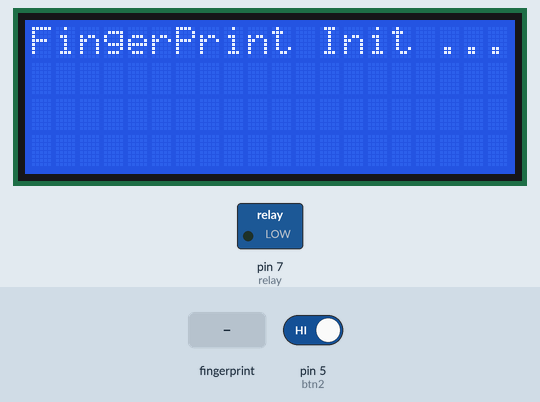
Bench run of a sketch on a simulated Arduino Uno, built with avr-gcc and run on an emulated ATmega328P. Parts: 20×4 character LCD, switched loads named in the sketch (green lamp = pin HIGH). The test bench sets the inputs (shaded band); at power-on: pin 5 (btn2) HIGH. What the sketch prints to the serial monitor is not drawn.

Above: at 1.1 s.
At 6.3 s:
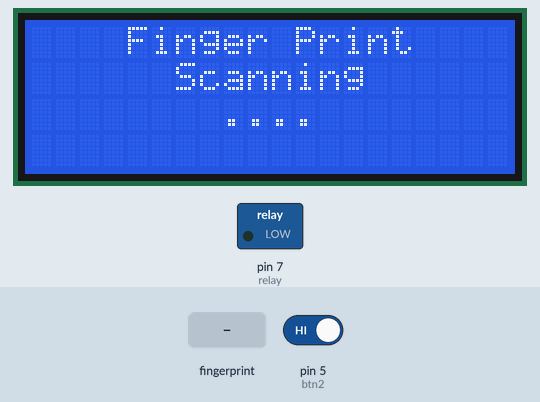
6.4 s: finger stored as number 1 placed on the sensor
At 8.0 s:
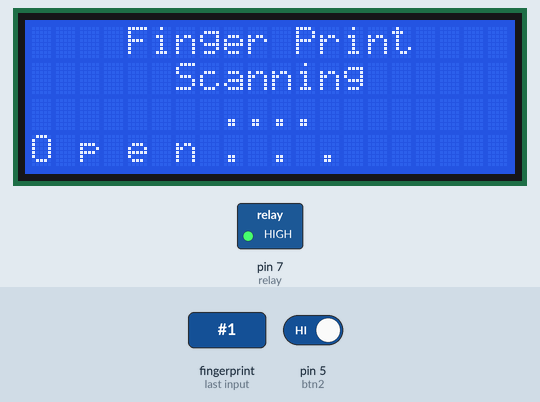
12.4 s: pin 5 (btn2) driven HIGH
14.4 s: pin 5 (btn2) driven LOW
At 15.0 s:
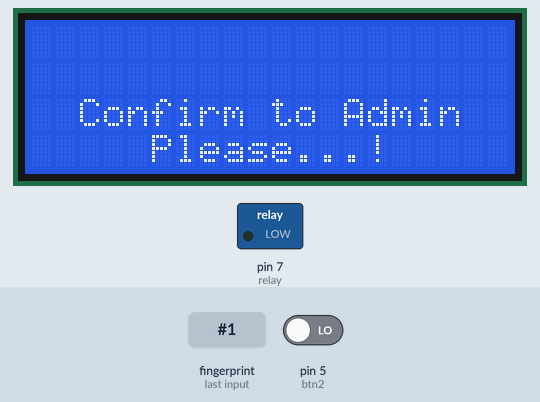
Timing chart, 0 to 17.0 s (numbered marks = the images above; inputs shaded):
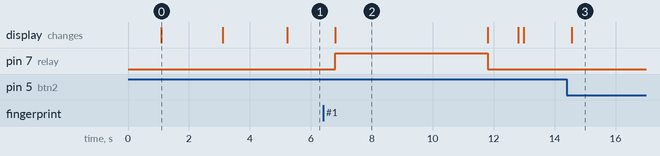

Measured:
- after the input at 6.4 s, pin 7 (relay): LOW → HIGH after 0.39 s, → LOW 5.0 s later; the display: changes after 0.39 s (image 2)
- after the input at 14.4 s, the display: changes after 0.16 s (image 3)
- what the display in image 0 shows lasts 2.0 s, from 1.1 s to 3.1 s
- what the display in image 2 shows lasts 5.0 s, from 6.8 s to 11.8 s

The sketch:

Finger_Print_Door_Lock.ino
```cpp
#include <LiquidCrystal_I2C.h>
#include "Adafruit_Fingerprint.h"
#include <SoftwareSerial.h>
LiquidCrystal_I2C lcd(0x27, 20, 4);
SoftwareSerial mySerial(2, 3);
Adafruit_Fingerprint finger = Adafruit_Fingerprint(&mySerial);
void(* res) (void) = 0;
uint8_t id;
int databtn2;
#define btn2 5
#define relay 7

void setup() {
  Serial.begin(9600);
  finger.begin(57600);
  pinMode(btn2, INPUT_PULLUP);
  pinMode(relay, OUTPUT);
  digitalWrite(relay, LOW);
  lcd.init();
  lcd.backlight();
  lcd.setCursor(0, 0);
  lcd.print("FingerPrint Init ... ");
  delay(2000);

  if (finger.verifyPassword()) {
    Serial.println("FingerPrint Sensor Ditemukan!");
    lcd.setCursor(0, 1);
    lcd.print("FingerPrint Success!");
    delay(2000);
  } else {
    Serial.println("FingerPrint Sensor Tidak Ditemukan! :(");
    lcd.setCursor(0, 2);
    lcd.print("FingerPrint Failed!");
    delay(2000);
    while (1) {
      delay(1000);
    }
  }

}

void loop() {
  databtn2= digitalRead(btn2);
//  Serial.println(databtn2);
  if (databtn2 == LOW){
    Serial.println("ENROLL()...");
    lcd.clear();
    lcd.setCursor(2, 2);
    lcd.print("Confirm to Admin");

    lcd.setCursor(5, 3);
    lcd.print("Please...!");
    ENROLL();
    }else{
      Serial.println("btn2//LOW...");
      }
  delay(100);
  FINGERPRINT();

}
int FINGERPRINT() {
  lcd.clear();
  lcd.setCursor(4, 0);
  lcd.print("Finger Print");
  lcd.setCursor(6, 1);
  lcd.print("Scanning");
  lcd.setCursor(8, 2);
  lcd.print("....");
  getFingerprintID();
  delay(50);
}

//----------------------------------------------------START FINGERPRINT--------------------------------------//

uint8_t getFingerprintID() {
  uint8_t p = finger.getImage();
  switch (p) {
    case FINGERPRINT_OK:
      Serial.println("Image taken");
      break;
    case FINGERPRINT_NOFINGER:
      Serial.println("No finger detected");
      return p;
    case FINGERPRINT_PACKETRECIEVEERR:
      Serial.println("Communication error");
      return p;
    case FINGERPRINT_IMAGEFAIL:
      Serial.println("Imaging error");
      return p;
    default:
      Serial.println("Unknown error");
      return p;
  }

  // OK success!

  p = finger.image2Tz();
  switch (p) {
    case FINGERPRINT_OK:
      Serial.println("Image converted");
      break;
    case FINGERPRINT_IMAGEMESS:
      Serial.println("Image too messy");
      return p;
    case FINGERPRINT_PACKETRECIEVEERR:
      Serial.println("Communication error");
      return p;
    case FINGERPRINT_FEATUREFAIL:
      Serial.println("Could not find fingerprint features");
      return p;
    case FINGERPRINT_INVALIDIMAGE:
      Serial.println("Could not find fingerprint features");
      return p;
    default:
      Serial.println("Unknown error");
      return p;
  }

  // OK converted!
  p = finger.fingerFastSearch();
  if (p == FINGERPRINT_OK) {
    Serial.println("Found a print match!");
  } else if (p == FINGERPRINT_PACKETRECIEVEERR) {
    Serial.println("Communication error");
    return p;
  } else if (p == FINGERPRINT_NOTFOUND) {
    Serial.println("Did not find a match");
    lcd.setCursor(0, 3);
    lcd.print("Did not find a match");
    return FINGERPRINT();
  } else {
    Serial.println("Unknown error");
    return p;
  }

  // found a match!
  Serial.print("Found ID #"); Serial.print(finger.fingerID);
  Serial.print(" with confidence of "); Serial.println(finger.confidence);
  Open();
  return finger.fingerID;
}


//--------------------------------END FINGERPRINT----------------------------------------------//


//---------------------------------------ENROLL--------------------------------------------------------------//
void ENROLL() {
  Serial.println("Ready to enroll a fingerprint!");
  Serial.println("Please type in the ID # (from 1 to 127) you want to save this finger as...");
  id = readnumber();
  if (id == 0) {// ID #0 not allowed, try again!
    return;
  }
  Serial.print("Enrolling ID #");
  Serial.println(id);

  while (!  getFingerprintEnroll() );
}

//------------------------------------START ENROLL----------------------------------------------------------//

uint8_t readnumber(void) {
  uint8_t num = 0;

  while (num == 0) {
    while (! Serial.available());
    num = Serial.parseInt();
  }
  return num;
}

//----RETURN NUM-------------------//

uint8_t getFingerprintEnroll() {
  int p = -1;
  Serial.print("Waiting for valid finger to enroll as #"); Serial.println(id);
  while (p != FINGERPRINT_OK) {
    p = finger.getImage();
    switch (p) {
      case FINGERPRINT_OK:
        Serial.println("Image taken");
        break;
      case FINGERPRINT_NOFINGER:
        Serial.println(".");
        break;
      case FINGERPRINT_PACKETRECIEVEERR:
        Serial.println("Communication error");
        break;
      case FINGERPRINT_IMAGEFAIL:
        Serial.println("Imaging error");
        break;
      default:
        Serial.println("Unknown error");
        break;
    }
  }

  // OK success!

  p = finger.image2Tz(1);
  switch (p) {
    case FINGERPRINT_OK:
      Serial.println("Image converted");
      break;
    case FINGERPRINT_IMAGEMESS:
      Serial.println("Image too messy");
      return p;
    case FINGERPRINT_PACKETRECIEVEERR:
      Serial.println("Communication error");
      return p;
    case FINGERPRINT_FEATUREFAIL:
      Serial.println("Could not find fingerprint features");
      return p;
    case FINGERPRINT_INVALIDIMAGE:
      Serial.println("Could not find fingerprint features");
      return p;
    default:
      Serial.println("Unknown error");
      return p;
  }

  Serial.println("Remove finger");
  delay(2000);
  p = 0;
  while (p != FINGERPRINT_NOFINGER) {
    p = finger.getImage();
  }
  Serial.print("ID "); Serial.println(id);
  p = -1;
  Serial.println("Place same finger again");
  while (p != FINGERPRINT_OK) {
    p = finger.getImage();
    switch (p) {
      case FINGERPRINT_OK:
        Serial.println("Image taken");
        break;
      case FINGERPRINT_NOFINGER:
        Serial.print(".");
        break;
      case FINGERPRINT_PACKETRECIEVEERR:
        Serial.println("Communication error");
        break;
      case FINGERPRINT_IMAGEFAIL:
        Serial.println("Imaging error");
        break;
      default:
        Serial.println("Unknown error");
        break;
    }
  }

  // OK success!

  p = finger.image2Tz(2);
  switch (p) {
    case FINGERPRINT_OK:
      Serial.println("Image converted");
      break;
    case FINGERPRINT_IMAGEMESS:
      Serial.println("Image too messy");
      return p;
    case FINGERPRINT_PACKETRECIEVEERR:
      Serial.println("Communication error");
      return p;
    case FINGERPRINT_FEATUREFAIL:
      Serial.println("Could not find fingerprint features");
      return p;
    case FINGERPRINT_INVALIDIMAGE:
      Serial.println("Could not find fingerprint features");
      return p;
    default:
      Serial.println("Unknown error");
      return p;
  }

  // OK converted!
  Serial.print("Creating model for #");  Serial.println(id);

  p = finger.createModel();
  if (p == FINGERPRINT_OK) {
    Serial.println("Prints matched!");
  } else if (p == FINGERPRINT_PACKETRECIEVEERR) {
    Serial.println("Communication error");
    return p;
  } else if (p == FINGERPRINT_ENROLLMISMATCH) {
    Serial.println("Fingerprints did not match");
    return p;
  } else {
    Serial.println("Unknown error");
    return p;
  }

  Serial.print("ID "); Serial.println(id);
  p = finger.storeModel(id);
  if (p == FINGERPRINT_OK) {
    Serial.println("Stored!");
    delay(1000);
    res();
  } else if (p == FINGERPRINT_PACKETRECIEVEERR) {
    Serial.println("Communication error");
    return p;
  } else if (p == FINGERPRINT_BADLOCATION) {
    Serial.println("Could not store in that location");
    return p;
  } else if (p == FINGERPRINT_FLASHERR) {
    Serial.println("Error writing to flash");
    return p;
  } else {
    Serial.println("Unknown error");
    return p;
  }
}

//---------------------------------------ENROLL END--------------------------------//

void Open(){
  lcd.setCursor(0, 3);
  lcd.print("O p e n . . .");
  digitalWrite(relay, HIGH);
  delay(5000);
  lcd.clear();
  Close();
  }


void Close(){
  lcd.setCursor(0, 3);
  lcd.print("C l o s e . . .");
  digitalWrite(relay, LOW);
  delay(1000);
  lcd.clear();
  }
```
